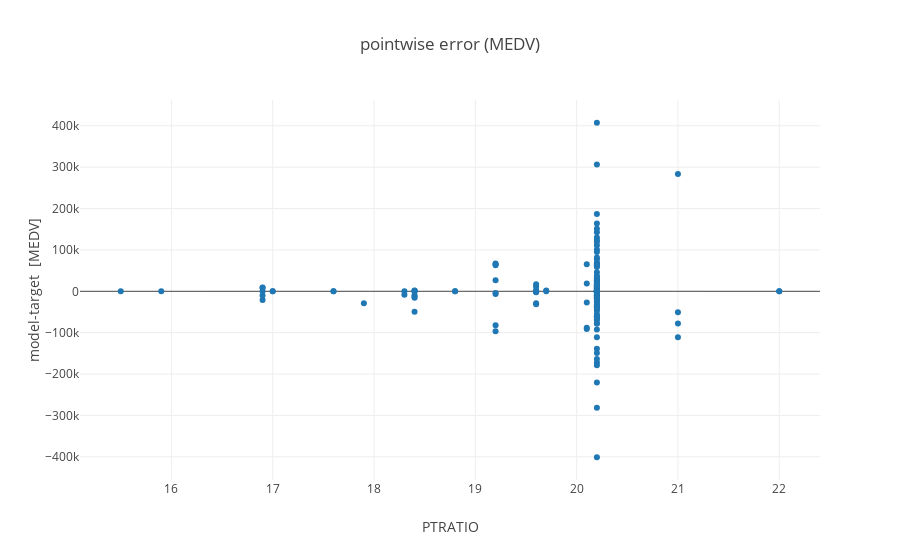

The cell this chart's notebook holds for it:
### Markdown cell above
#### Plot error vs input variable

### Code cell
plot.scatter_model_error(ml_repo, ml_repo.tree.models.DecisionTreeRegressor.model(), ml_repo.tree.test_data.sample2(), 'PTRATIO')

### Figure 1 — Plotly figure (JSON) as saved in the notebook; plotly's stock layout.template omitted (floating-point values rounded to 4 significant figures; data arrays with more than 128 entries replaced by an {"elided": "..."} marker saying what was removed)
{"data": [{"mode": "markers", "name": "DecisionTreeRegressor/eval/sample2: 0ef7e41a-f61d-11e9-9f9d-fc084a6691eb", "text": "sample2:last<br>DecisionTreeRegressor/model:0ef3a148-f61d-11e9-bef7-fc084a6691eb<br>", "type": "scatter", "uid": "f08181ca-e73e-41a7-aff3-94b69247c382", "x": {"elided": "187 float values"}, "y": {"elided": "187 float values"}}], "layout": {"title": {"text": "pointwise error (MEDV)"}, "xaxis": {"title": {"text": "PTRATIO"}}, "yaxis": {"title": {"text": "model-target  [MEDV]"}}}}
